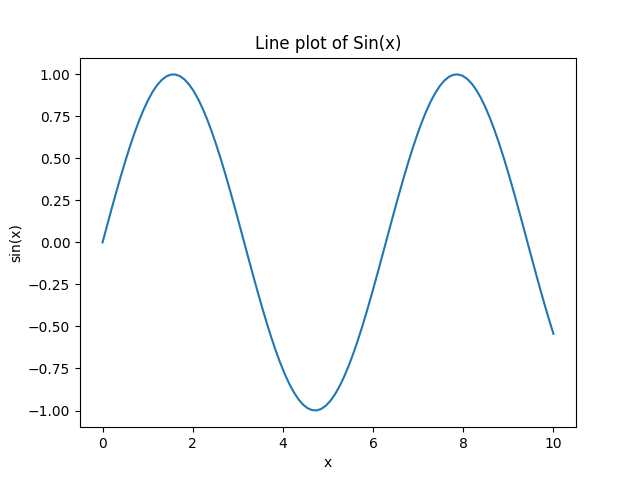

Source code (Python):
import matplotlib.pyplot as plt
import numpy as np

x = np.linspace(0, 10, 100)
y = np.sin(x)

plt.plot(x, y)
plt.xlabel('x')
plt.ylabel('sin(x)')
plt.title('Line plot of Sin(x)')
plt.show()
